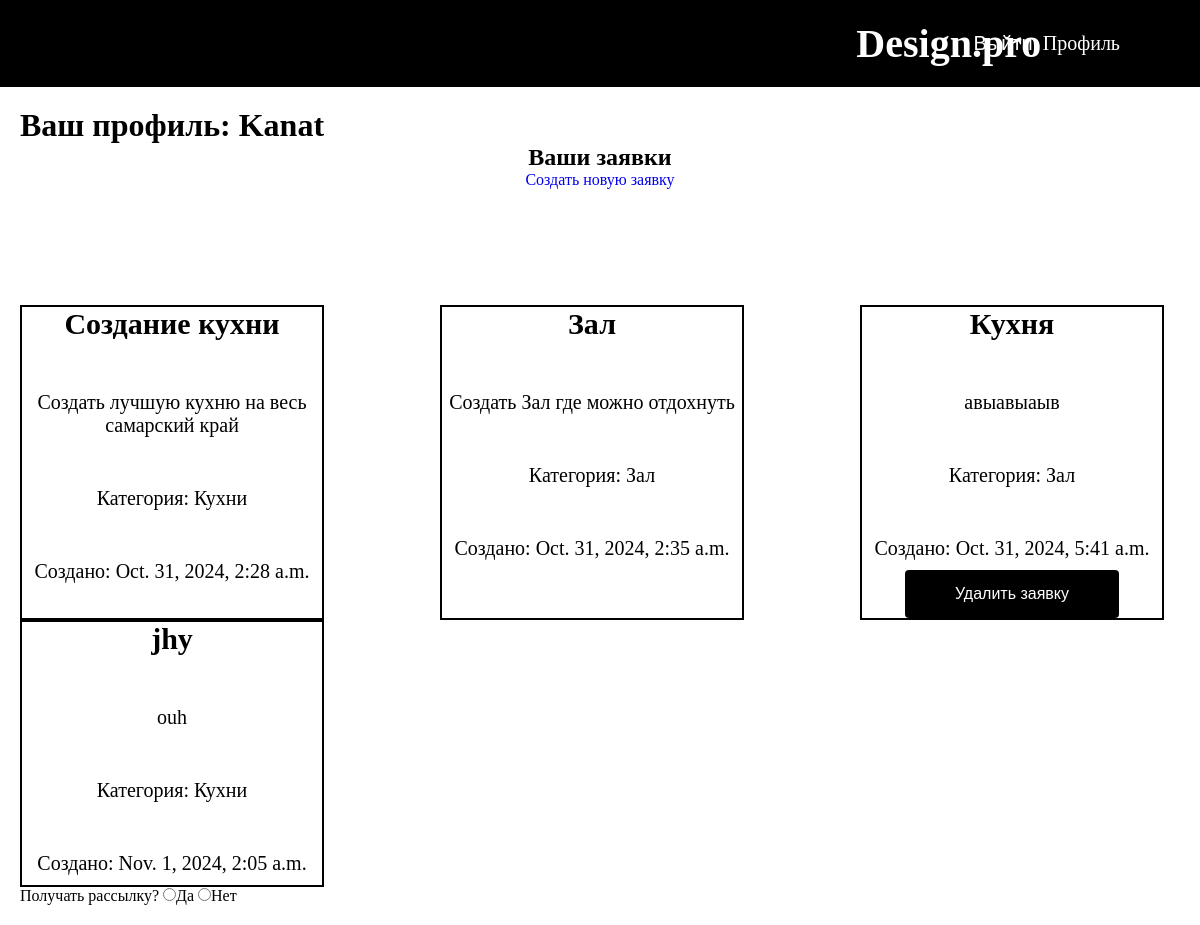
Page /user/profile/ (signed in) on the earlier database version.
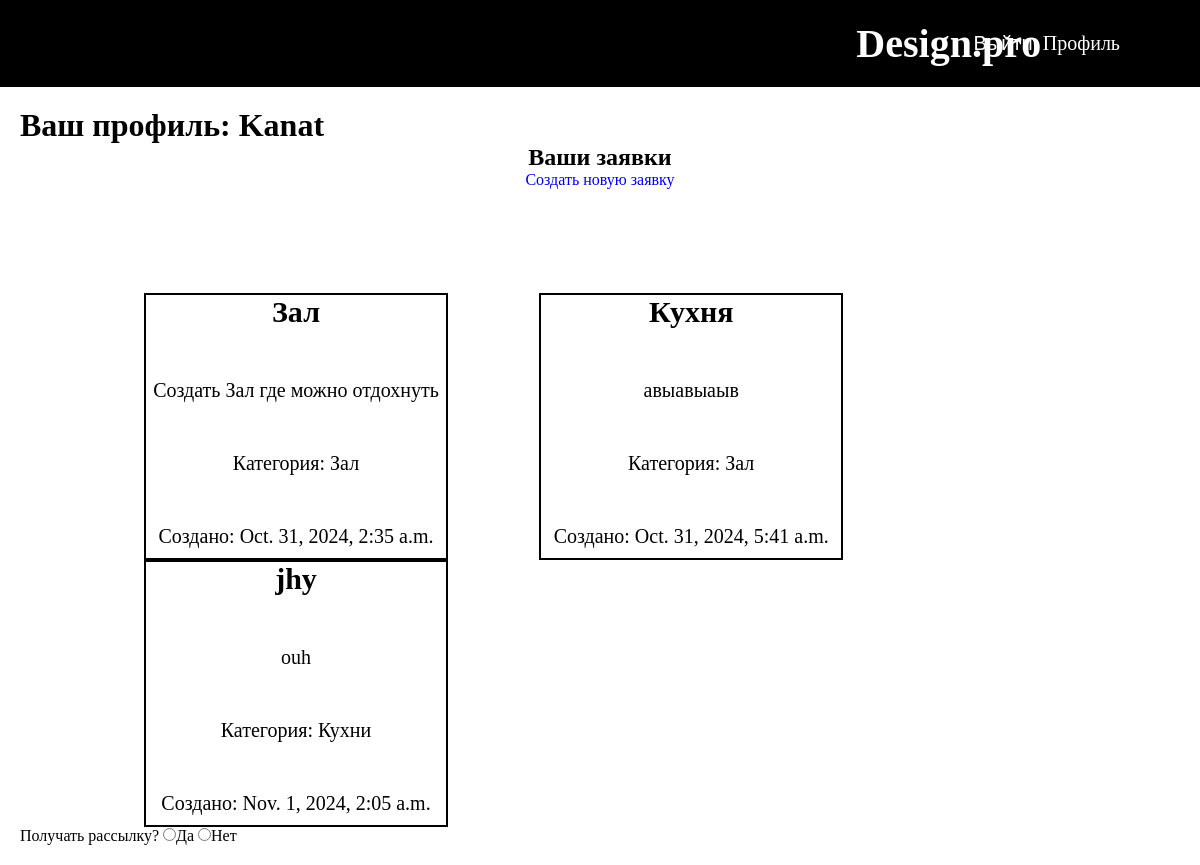
Same page on the later database version.
### user/models.py (models this page shows, shortened)
class Request(models.Model):
    STATUS_CHOICES = [
        ('new', 'Новая'),
        ('accepted_in_work', 'Принято в работу'),
        ('completed', 'Выполнено'),
    ]
    title = models.CharField(max_length=255)
    description = models.TextField()
    category = models.ForeignKey(Category, on_delete=models.CASCADE)
    photo = models.ImageField(upload_to='requests_photos/', blank=True, null=True)
    created_at = models.DateTimeField(auto_now_add=True)
    status = models.CharField(max_length=20, choices=STATUS_CHOICES, default='new')
    user = models.ForeignKey(User, on_delete=models.CASCADE)
    comment = models.TextField(blank=True, null=True)

class Category(models.Model):
    name = models.CharField(max_length=100)

### user/views.py (the view)
# urls.py: path('profile/', profile, name='profile'),
def profile(request):
    status = request.GET.get('status')
    if status:
        user_requests = Request.objects.filter(user=request.user, status=status)
    else:
        user_requests = Request.objects.filter(user=request.user)
    return render(request, 'user/profile.html', {
        'user_requests': user_requests,
        'selected_status': status
    })

### user/templates/user/profile.html (shortened to what this page needs)
{% extends 'base.html' %}
{% block content %}
<main>
    <h1>Ваш профиль: {{user.username}}</h1>
    <div class="profile-form">
        <h2>Ваши заявки</h2>
    <a href="{% url 'create_request' %}">Создать новую заявку</a>
    <div class="request">
        {% if user_requests %}
        <ul class="request">
            {% for request in user_requests %}
                <li>
                    <h3>{{ request.title }}</h3>
                    <p>{{ request.description }}</p>
                    <p>Категория: {{ request.category.name }}</p>
                    <p>Создано: {{ request.created_at }}</p>
                    {% if request.status == 'new' %}
                        <form method="post" action="{% url 'delete_request' request.id %}" onsubmit="return confirm('Вы уверены, что хотите удалить эту заявку?');">
                            <button type="submit" class="btn">Удалить заявку</button>
                        </form>
                    {% endif %}
                </li>
            {% endfor %}
        </ul>
    {% else %}
        <p>У вас пока нет заявок.</p>
    {% endif %}
    </div>
    </div>
    <div>Получать рассылку?
        <input type="radio" name="RassilkaButton" value="Да" id="yes">Да
        <input type="radio" name="RassilkaButton" value="Нет" id="no">Нет
    </div>
{% endblock %}

Differences in the rows shown:
removed Request: title "Создание кухни", description "Создать лучшую кухню на весь самарский край", category.name "Кухни", created_at "Oct. 31, 2024, 2:28 a.m."
changed Request "Кухня": no longer shows "Удалить заявку"
